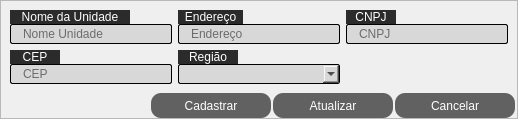
           <widget class="QFrame" name="frame">
            <property name="frameShape">
             <enum>QFrame::NoFrame</enum>
            </property>
            <property name="frameShadow">
             <enum>QFrame::Raised</enum>
            </property>
            <layout class="QHBoxLayout" name="horizontalLayout_4">
             <property name="spacing">
              <number>0</number>
             </property>
             <property name="leftMargin">
              <number>0</number>
             </property>
             <property name="topMargin">
              <number>0</number>
             </property>
             <property name="rightMargin">
              <number>0</number>
             </property>
             <property name="bottomMargin">
              <number>0</number>
             </property>
             <item>
              <widget class="QFrame" name="frame_5">
               <property name="frameShape">
                <enum>QFrame::NoFrame</enum>
               </property>
               <property name="frameShadow">
                <enum>QFrame::Raised</enum>
               </property>
               <layout class="QHBoxLayout" name="horizontalLayout_6">
                <property name="spacing">
                 <number>0</number>
                </property>
                <property name="leftMargin">
                 <number>0</number>
                </property>
                <property name="topMargin">
                 <number>0</number>
                </property>
                <property name="rightMargin">
                 <number>0</number>
                </property>
                <property name="bottomMargin">
                 <number>0</number>
                </property>
                <item>
                 <widget class="QFrame" name="frame_6">
                  <property name="frameShape">
                   <enum>QFrame::StyledPanel</enum>
                  </property>
                  <property name="frameShadow">
                   <enum>QFrame::Raised</enum>
                  </property>
                  <layout class="QVBoxLayout" name="verticalLayout_11">
                   <property name="spacing">
                    <number>0</number>
                   </property>
                   <property name="leftMargin">
                    <number>0</number>
                   </property>
                   <property name="topMargin">
                    <number>0</number>
                   </property>
                   <property name="rightMargin">
                    <number>0</number>
                   </property>
                   <property name="bottomMargin">
                    <number>0</number>
                   </property>
                   <item>
                    <widget class="QFrame" name="frame_7">
                     <property name="frameShape">
                      <enum>QFrame::NoFrame</enum>
                     </property>
                     <property name="frameShadow">
                      <enum>QFrame::Raised</enum>
                     </property>
                     <layout class="QVBoxLayout" name="verticalLayout_12">
                      <item>
                       <layout class="QGridLayout" name="gridLayout">
                        <item row="0" column="0">
                         <layout class="QVBoxLayout" name="verticalLayout_4">
                          <property name="spacing">
                           <number>0</number>
                          </property>
                          <item>
                           <widget class="QLabel" name="NomeUnidade">
                            <property name="maximumSize">
                             <size>
                              <width>120</width>
                              <height>20</height>
                             </size>
                            </property>
                            <property name="styleSheet">
                             <string notr="true">color: rgb(255, 255, 255);
background-color: rgb(43, 43, 43);
font: 87 8pt &quot;Arial Black&quot;;
</string>
                            </property>
                            <property name="text">
                             <string>Nome da Unidade</string>
                            </property>
                            <property name="alignment">
                             <set>Qt::AlignCenter</set>
                            </property>
                           </widget>
                          </item>
                          <item>
                           <widget class="QLineEdit" name="lineEdit_NomeUn">
                            <property name="minimumSize">
                             <size>
                              <width>150</width>
                              <height>20</height>
                             </size>
                            </property>
                            <property name="styleSheet">
                             <string notr="true">QLineEdit{
background-color: rgb(216, 216, 216);
border-radius: 2px;
padding: 0px 10px;
border: 1px solid  rgb(0, 0, 0);
}

QLineEdit:hover{
border: 1px solid  rgb(33, 122, 255);
}</string>
                            </property>
                            <property name="placeholderText">
                             <string>Nome Unidade</string>
                            </property>
                           </widget>
                          </item>
                         </layout>
                        </item>
                        <item row="0" column="1">
                         <layout class="QVBoxLayout" name="verticalLayout_7">
                          <property name="spacing">
                           <number>0</number>
                          </property>
                          <item>
                           <widget class="QLabel" name="Endereco">
                            <property name="minimumSize">
                             <size>
                              <width>0</width>
                              <height>0</height>
                             </size>
                            </property>
                            <property name="maximumSize">
                             <size>
                              <width>65</width>
                              <height>20</height>
                             </size>
                            </property>
                            <property name="styleSheet">
                             <string notr="true">color: rgb(255, 255, 255);
background-color: rgb(43, 43, 43);
font: 87 8pt &quot;Arial Black&quot;;
</string>
                            </property>
                            <property name="text">
                             <string>Endereço</string>
                            </property>
                            <property name="alignment">
                             <set>Qt::AlignCenter</set>
                            </property>
                           </widget>
                          </item>
                          <item>
                           <widget class="QLineEdit" name="lineEdit_Endereco">
                            <property name="minimumSize">
                             <size>
                              <width>150</width>
                              <height>20</height>
                             </size>
                            </property>
                            <property name="styleSheet">
                             <string notr="true">QLineEdit{
background-color: rgb(216, 216, 216);
border-radius: 2px;
padding: 0px 10px;
border: 1px solid  rgb(0, 0, 0);
}

QLineEdit:hover{
border: 1px solid  rgb(33, 122, 255);
}</string>
                            </property>
                            <property name="placeholderText">
                             <string>Endereço</string>
                            </property>
                           </widget>
                          </item>
                         </layout>
                        </item>
                        <item row="0" column="2">
                         <layout class="QVBoxLayout" name="verticalLayout_10">
                          <property name="spacing">
                           <number>0</number>
                          </property>
                          <item>
                           <widget class="QLabel" name="label_CNPJ">
                            <property name="maximumSize">
                             <size>
                              <width>50</width>
                              <height>20</height>
                             </size>
                            </property>
                            <property name="styleSheet">
                             <string notr="true">color: rgb(255, 255, 255);
background-color: rgb(43, 43, 43);
font: 87 8pt &quot;Arial Black&quot;;
</string>
                            </property>
                            <property name="text">
                             <string>CNPJ</string>
                            </property>
                            <property name="alignment">
                             <set>Qt::AlignCenter</set>
                            </property>
                           </widget>
                          </item>
                          <item>
                           <widget class="QLineEdit" name="lineEdit_CNPJ">
                            <property name="minimumSize">
                             <size>
                              <width>150</width>
                              <height>20</height>
                             </size>
                            </property>
                            <property name="styleSheet">
                             <string notr="true">QLineEdit{
background-color: rgb(216, 216, 216);
border-radius: 2px;
padding: 0px 10px;
border: 1px solid  rgb(0, 0, 0);
}

QLineEdit:hover{
border: 1px solid  rgb(33, 122, 255);
}</string>
                            </property>
                            <property name="placeholderText">
                             <string>CNPJ</string>
                            </property>
                           </widget>
                          </item>
                         </layout>
                        </item>
                        <item row="2" column="0">
                         <layout class="QVBoxLayout" name="verticalLayout_6">
                          <property name="spacing">
                           <number>0</number>
                          </property>
                          <item>
                           <widget class="QLabel" name="CEP">
                            <property name="minimumSize">
                             <size>
                              <width>0</width>
                              <height>0</height>
                             </size>
                            </property>
                            <property name="maximumSize">
                             <size>
                              <width>50</width>
                              <height>20</height>
                             </size>
                            </property>
                            <property name="styleSheet">
                             <string notr="true">color: rgb(255, 255, 255);
background-color: rgb(43, 43, 43);
font: 87 8pt &quot;Arial Black&quot;;
</string>
                            </property>
                            <property name="text">
                             <string>CEP</string>
                            </property>
                            <property name="alignment">
                             <set>Qt::AlignCenter</set>
                            </property>
                           </widget>
                          </item>
                          <item>
                           <widget class="QLineEdit" name="lineEdit_CEP">
                            <property name="minimumSize">
                             <size>
                              <width>150</width>
                              <height>20</height>
                             </size>
                            </property>
                            <property name="styleSheet">
                             <string notr="true">QLineEdit{
background-color: rgb(216, 216, 216);
border-radius: 2px;
padding: 0px 10px;
border: 1px solid  rgb(0, 0, 0);
}

QLineEdit:hover{
border: 1px solid  rgb(33, 122, 255);
}</string>
                            </property>
                            <property name="placeholderText">
                             <string>CEP</string>
                            </property>
                           </widget>
                          </item>
                         </layout>
                        </item>
                        <item row="2" column="1">
                         <layout class="QVBoxLayout" name="verticalLayout_9">
                          <property name="spacing">
                           <number>0</number>
                          </property>
                          <item>
                           <widget class="QLabel" name="Regiao">
                            <property name="minimumSize">
                             <size>
                              <width>0</width>
                              <height>0</height>
                             </size>
                            </property>
                            <property name="maximumSize">
                             <size>
                              <width>60</width>
                              <height>20</height>
                             </size>
                            </property>
                            <property name="styleSheet">
                             <string notr="true">color: rgb(255, 255, 255);
background-color: rgb(43, 43, 43);
font: 87 8pt &quot;Arial Black&quot;;
</string>
                            </property>
                            <property name="text">
                             <string>Região</string>
                            </property>
                            <property name="alignment">
                             <set>Qt::AlignCenter</set>
                            </property>
                           </widget>
                          </item>
                          <item>
                           <widget class="QComboBox" name="comboBox_Regi">
                            <property name="minimumSize">
                             <size>
                              <width>150</width>
                              <height>20</height>
                             </size>
                            </property>
                            <property name="styleSheet">
                             <string notr="true">

QComboBox{
background-color: rgb(216, 216, 216);
border-radius: 2px;
padding: 0px 10px;
border: 1px solid  rgb(0, 0, 0);
}

QComboBox:hover{
border: 1px solid  rgb(33, 122, 255);
}</string>
                            </property>
                           </widget>
                          </item>
                         </layout>
                        </item>
                       </layout>
                      </item>
                     </layout>
                    </widget>
                   </item>
                   <item>
                    <widget class="QFrame" name="frame_8">
                     <property name="maximumSize">
                      <size>
                       <width>16777215</width>
                       <height>40</height>
                      </size>
                     </property>
                     <property name="frameShape">
                      <enum>QFrame::NoFrame</enum>
                     </property>
                     <property name="frameShadow">
                      <enum>QFrame::Raised</enum>
                     </property>
                     <layout class="QHBoxLayout" name="horizontalLayout_7">
                      <property name="spacing">
                       <number>0</number>
                      </property>
                      <property name="leftMargin">
                       <number>0</number>
                      </property>
                      <property name="topMargin">
                       <number>0</number>
                      </property>
                      <property name="rightMargin">
                       <number>2</number>
                      </property>
                      <property name="bottomMargin">
                       <number>0</number>
                      </property>
                      <item>
                       <widget class="QFrame" name="frame_9">
                        <property name="minimumSize">
                         <size>
                          <width>150</width>
                          <height>0</height>
                         </size>
                        </property>
                        <property name="maximumSize">
                         <size>
                          <width>16777215</width>
                          <height>16777215</height>
                         </size>
                        </property>
                        <property name="frameShape">
                         <enum>QFrame::NoFrame</enum>
                        </property>
                        <property name="frameShadow">
                         <enum>QFrame::Raised</enum>
                        </property>
                       </widget>
                      </item>
                      <item>
                       <layout class="QHBoxLayout" name="horizontalLayout_5">
                        <property name="spacing">
                         <number>2</number>
                        </property>
                        <property name="leftMargin">
                         <number>0</number>
                        </property>
                        <item>
                         <widget class="QPushButton" name="pushButton_Cadastrar">
                          <property name="minimumSize">
                           <size>
                            <width>120</width>
                            <height>25</height>
                           </size>
                          </property>
                          <property name="maximumSize">
                           <size>
                            <width>120</width>
                            <height>16777215</height>
                           </size>
                          </property>
                          <property name="styleSheet">
                           <string notr="true">QPushButton{
background-image: url(:/img/img/predioSoma.png);
background-position: left;
background-repeat: no-repeat;
color: rgb(255, 255, 255);
border-radius: 10px;
background-color: rgb(97, 97, 97);
text-align: center;
}
QPushButton:hover{
color: rgb(255, 255, 255);
border-radius: 10px;
background-color: rgb(43, 43, 43);
	
}</string>
                          </property>
                          <property name="text">
                           <string>Cadastrar</string>
                          </property>
                         </widget>
                        </item>
                        <item>
                         <widget class="QPushButton" name="pushButton_Atualizar">
                          <property name="minimumSize">
                           <size>
                            <width>120</width>
                            <height>25</height>
                           </size>
                          </property>
                          <property name="maximumSize">
                           <size>
                            <width>120</width>
                            <height>16777215</height>
                           </size>
                          </property>
                          <property name="styleSheet">
                           <string notr="true">QPushButton{
background-image: url(:/img/img/predioEditar.png);
background-position: left;
background-repeat: no-repeat;
color: rgb(255, 255, 255);
border-radius: 10px;
background-color: rgb(97, 97, 97);
text-align: center;
}
QPushButton:hover{
color: rgb(255, 255, 255);
border-radius: 10px;
background-color: rgb(43, 43, 43);
	
}</string>
                          </property>
                          <property name="text">
                           <string>Atualizar</string>
                          </property>
                         </widget>
                        </item>
                        <item>
                         <widget class="QPushButton" name="pushButton_Cancelar">
                          <property name="minimumSize">
                           <size>
                            <width>120</width>
                            <height>25</height>
                           </size>
                          </property>
                          <property name="maximumSize">
                           <size>
                            <width>120</width>
                            <height>16777215</height>
                           </size>
                          </property>
                          <property name="styleSheet">
                           <string notr="true">QPushButton{
color: rgb(255, 255, 255);
border-radius: 10px;
background-color: rgb(97, 97, 97);
}
QPushButton:hover{
color: rgb(255, 255, 255);
border-radius: 10px;
background-color: rgb(43, 43, 43);
}</string>
                          </property>
                          <property name="text">
                           <string>Cancelar</string>
                          </property>
                         </widget>
                        </item>
                       </layout>
                      </item>
                     </layout>
                    </widget>
                   </item>
                  </layout>
                 </widget>
                </item>
               </layout>
              </widget>
             </item>
            </layout>
           </widget>
